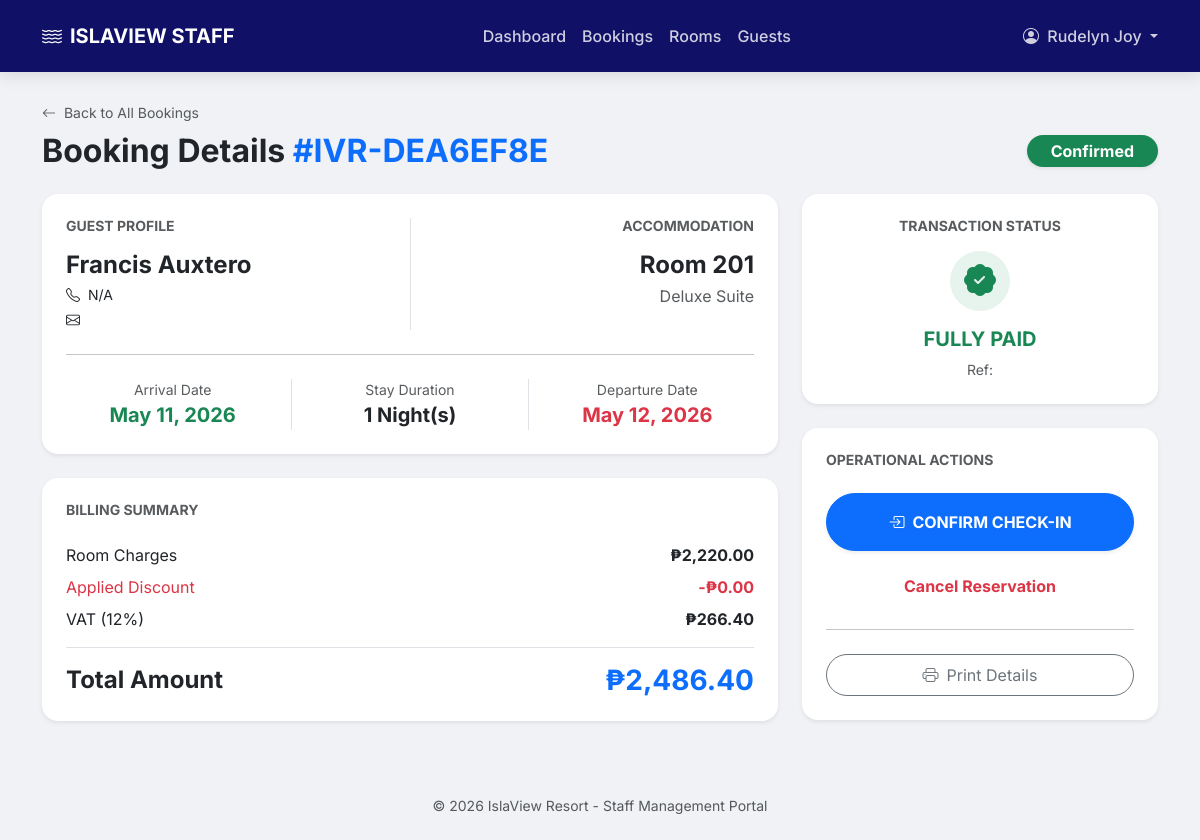
The page /staff/view_booking.php?id=4 (signed in) on the database its author committed.
### tables this page shows
CREATE TABLE `bookings` (
  `booking_id` int(10) UNSIGNED NOT NULL,
  `reference_code` varchar(20) NOT NULL,
  `guest_id` int(10) UNSIGNED NOT NULL,
  `room_id` smallint(5) UNSIGNED NOT NULL,
  `promo_id` int(10) UNSIGNED DEFAULT NULL,
  `booked_by` int(10) UNSIGNED DEFAULT NULL,
  `check_in_date` date NOT NULL,
  `check_out_date` date NOT NULL,
  `num_adults` tinyint(3) UNSIGNED NOT NULL DEFAULT 1,
  `num_children` tinyint(3) UNSIGNED NOT NULL DEFAULT 0,
  `nights` tinyint(3) UNSIGNED NOT NULL,
  `base_amount` decimal(10,2) NOT NULL,
  `discount_amount` decimal(10,2) NOT NULL DEFAULT 0.00,
  `tax_amount` decimal(10,2) NOT NULL DEFAULT 0.00,
  `total_amount` decimal(10,2) NOT NULL,
  `status` enum('pending','confirmed','checked_in','checked_out','cancelled','no_show') NOT NULL DEFAULT 'pending',
  `booking_source` enum('online','walk_in','phone','agent') NOT NULL DEFAULT 'online',
  `special_requests` text DEFAULT NULL,
  `internal_notes` text DEFAULT NULL,
  `early_checkin` tinyint(1) NOT NULL DEFAULT 0,
  `late_checkout` tinyint(1) NOT NULL DEFAULT 0,
  `early_checkin_fee` decimal(10,2) NOT NULL DEFAULT 0.00,
  `late_checkout_fee` decimal(10,2) NOT NULL DEFAULT 0.00,
  `cancelled_at` datetime DEFAULT NULL,
  `cancel_reason` text DEFAULT NULL,
  `created_at` datetime NOT NULL DEFAULT current_timestamp(),
  `updated_at` datetime NOT NULL DEFAULT current_timestamp() ON UPDATE current_timestamp()
);

CREATE TABLE `guests` (
  `guest_id` int(10) UNSIGNED NOT NULL,
  `user_id` int(10) UNSIGNED DEFAULT NULL,
  `first_name` varchar(80) NOT NULL,
  `last_name` varchar(80) NOT NULL,
  `email` varchar(191) DEFAULT NULL,
  `phone` varchar(20) DEFAULT NULL,
  `address` text DEFAULT NULL,
  `id_type` varchar(50) DEFAULT NULL,
  `id_number` varchar(100) DEFAULT NULL,
  `nationality` varchar(80) DEFAULT NULL,
  `date_of_birth` date DEFAULT NULL,
  `special_requests` text DEFAULT NULL,
  `notes` text DEFAULT NULL,
  `is_vip` tinyint(1) NOT NULL DEFAULT 0,
  `created_at` datetime NOT NULL DEFAULT current_timestamp()
);

CREATE TABLE `rooms` (
  `room_id` smallint(5) UNSIGNED NOT NULL,
  `room_type_id` smallint(5) UNSIGNED NOT NULL,
  `room_number` varchar(20) NOT NULL,
  `floor_level` tinyint(4) DEFAULT NULL,
  `description` text DEFAULT NULL,
  `is_active` tinyint(1) NOT NULL DEFAULT 1
);

CREATE TABLE `room_types` (
  `room_type_id` smallint(5) UNSIGNED NOT NULL,
  `type_name` varchar(100) NOT NULL,
  `description` text DEFAULT NULL,
  `max_occupancy` tinyint(3) UNSIGNED NOT NULL DEFAULT 2,
  `base_price` decimal(10,2) NOT NULL,
  `is_active` tinyint(1) NOT NULL DEFAULT 1
);

### staff/view_booking.php (the view, shortened to what this page needs)
<?php include 'components/header.php'; ?>
<?php include 'components/navbar.php'; ?>
<?php
$booking_id = mysqli_real_escape_string($conn, $_GET['id']);
$sql = "SELECT b.*, g.*, r.room_number, rt.type_name, rt.base_price as room_rate,
        p.payment_id, p.payment_method, p.transaction_ref, p.amount as paid_amount, p.status as payment_status, p.screenshot_url
        FROM bookings b
        JOIN guests g ON b.guest_id = g.guest_id
        JOIN rooms r ON b.room_id = r.room_id
        JOIN room_types rt ON r.room_type_id = rt.room_type_id
        LEFT JOIN payments p ON b.booking_id = p.booking_id
        WHERE b.booking_id = '$booking_id'";
$result = $conn->query($sql);
$data = $result->fetch_assoc();
?>
<main class="container main-container">
    <div class="mb-4">
        <a href="bookings.php" class="text-decoration-none small text-muted">
            <i class="bi bi-arrow-left me-1"></i> Back to All Bookings
        </a>
        <div class="d-flex justify-content-between align-items-center mt-2">
            <h2 class="fw-bold m-0 text-dark">Booking Details <span class="text-primary">#<?php echo $data['reference_code']; ?></span></h2>
            <div>
                <?php
                $status_bg = 'bg-secondary';
                if($data['status'] == 'confirmed') $status_bg = 'bg-success';
                ?>
                <span class="badge <?php echo $status_bg; ?> p-2 px-4 rounded-pill fs-6 text-capitalize shadow-sm">
                    <?php echo str_replace('_', ' ', $data['status']); ?>
                </span>
            </div>
        </div>
    </div>
    <div class="row g-4">
        <div class="col-lg-8">
            <div class="card border-0 shadow-sm rounded-4 mb-4">
                <div class="card-body p-4">
                    <div class="row mb-4">
                        <div class="col-md-6">
                            <h6 class="text-muted small text-uppercase fw-bold mb-3 text-primary">Guest Profile</h6>
                            <h4 class="fw-bold mb-1"><?php echo $data['first_name'] . " " . $data['last_name']; ?></h4>
                            <p class="mb-1 text-dark small"><i class="bi bi-telephone me-2"></i><?php echo $data['phone'] ?: 'N/A'; ?></p>
                            <p class="mb-0 text-dark small"><i class="bi bi-envelope me-2"></i><?php echo $data['email']; ?></p>
                        </div>
                        <div class="col-md-6 text-md-end border-start">
                            <h6 class="text-muted small text-uppercase fw-bold mb-3">Accommodation</h6>
                            <h4 class="fw-bold text-dark mb-1">Room <?php echo $data['room_number']; ?></h4>
                            <p class="mb-0 text-muted"><?php echo $data['type_name']; ?></p>
                        </div>
                    </div>
                    <hr class="opacity-10">
                    <div class="row mt-4">
                        <div class="col-md-4 text-center">
                            <small class="text-muted d-block">Arrival Date</small>
                            <span class="fw-bold fs-5 text-success"><?php echo date('M d, Y', strtotime($data['check_in_date'])); ?></span>
                        </div>
                        <div class="col-md-4 text-center border-start border-end">
                            <small class="text-muted d-block">Stay Duration</small>
                            <span class="fw-bold fs-5"><?php echo $data['nights']; ?> Night(s)</span>
                        </div>
                        <div class="col-md-4 text-center">
                            <small class="text-muted d-block">Departure Date</small>
                            <span class="fw-bold fs-5 text-danger"><?php echo date('M d, Y', strtotime($data['check_out_date'])); ?></span>
                        </div>
                    </div>
                </div>
            </div>
            <div class="card border-0 shadow-sm rounded-4">
                <div class="card-body p-4">
                    <h6 class="text-muted small text-uppercase fw-bold mb-4">Billing Summary</h6>
                    <div class="d-flex justify-content-between mb-2">
                        <span>Room Charges</span>
                        <span class="fw-bold">₱<?php echo number_format($data['base_amount'], 2); ?></span>
                    </div>
                    <div class="d-flex justify-content-between mb-2 text-danger">
                        <span>Applied Discount</span>
                        <span class="fw-bold">-₱<?php echo number_format($data['discount_amount'], 2); ?></span>
                    </div>
                    <div class="d-flex justify-content-between mb-3 border-bottom pb-3">
                        <span>VAT (12%)</span>
                        <span class="fw-bold">₱<?php echo number_format($data['tax_amount'], 2); ?></span>
                    </div>
                    <div class="d-flex justify-content-between align-items-center">
                        <h4 class="fw-bold m-0">Total Amount</h4>
                        <h3 class="fw-bold text-primary m-0">₱<?php echo number_format($data['total_amount'], 2); ?></h3>
                    </div>
                </div>
            </div>
        </div>
        <div class="col-lg-4">
            <div class="card border-0 shadow-sm rounded-4 mb-4">
                <div class="card-body p-4">
                    <h6 class="text-muted small text-uppercase fw-bold mb-3 text-center">Transaction Status</h6>
                    <?php if($data['payment_status'] == 'verified'): ?>
                        <div class="text-center">
                            <div class="bg-success bg-opacity-10 text-success rounded-circle d-flex align-items-center justify-content-center mx-auto mb-3" style="width: 60px; height: 60px;">
                                <i class="bi bi-patch-check-fill fs-2"></i>
                            </div>
                            <h5 class="fw-bold text-success mb-0">FULLY PAID</h5>
                            <small class="text-muted d-block mt-2">Ref: <?php echo $data['transaction_ref']; ?></small>
                        </div>
                    <?php endif; ?>
                </div>
            </div>
            <div class="card border-0 shadow-sm rounded-4">
                <div class="card-body p-4">
                    <h6 class="text-muted small text-uppercase fw-bold mb-4">Operational Actions</h6>
                    <form action="process_staff_actions.php" method="POST">
                        <?php if($data['status'] == 'pending' || $data['status'] == 'confirmed'): ?>
                            <button type="submit" name="action" value="check_in"
                                    class="btn btn-primary w-100 py-3 rounded-pill fw-bold mb-3 shadow-sm <?php echo ($data['payment_status'] !== 'verified') ? 'disabled opacity-50' : ''; ?>">
                                <i class="bi bi-box-arrow-in-right me-2"></i>CONFIRM CHECK-IN
                            </button>
                        <?php elseif($data['status'] == 'checked_in'): ?>
                            <button type="submit" name="action" value="check_out" class="btn btn-danger w-100 py-3 rounded-pill fw-bold mb-3 shadow-sm">
                                <i class="bi bi-box-arrow-left me-2"></i>CONFIRM CHECK-OUT
                            </button>
                        <?php endif; ?>
                        <?php if($data['status'] !== 'checked_out' && $data['status'] !== 'cancelled'): ?>
                             <button type="submit" name="action" value="cancel" class="btn btn-link text-danger w-100 fw-bold text-decoration-none"
                                     onclick="return confirm('Sigurado ka bang i-cacancel ito?')">
                                Cancel Reservation
                            </button>
                        <?php else: ?>
                             <button class="btn btn-light w-100 py-3 rounded-pill fw-bold disabled border">STAY COMPLETED</button>
                        <?php endif; ?>
                    </form>
                    <hr class="my-4">
                    <button onclick="window.print()" class="btn btn-outline-secondary w-100 rounded-pill py-2 small">
                        <i class="bi bi-printer me-2"></i>Print Details
                    </button>
                </div>
            </div>
        </div>
    </div>
</main>
<?php include 'components/footer.php'; ?>

### staff/components/header.php (style rules this page uses)
:root { --primary-blue: #0077b6; --deep-ocean: #03045e; }
body { font-family: 'Inter', sans-serif; background-color: #f0f2f5; }
.main-container { margin-top: 100px; padding-bottom: 50px; }

### rows shown on the page
bookings: reference_code "IVR-DEA6EF8E", status "Confirmed", guest.first_name "Francis", guest.last_name "Auxtero", guest.phone "N/A", room.room_number "201", room_types.type_name "Deluxe Suite", check_in_date "May 11, 2026", nights "1", check_out_date "May 12, 2026", base_amount "2,220.00", discount_amount "0.00", tax_amount "266.40", total_amount "2,486.40"

### other values the page prints
$staff_name "Rudelyn Joy"
